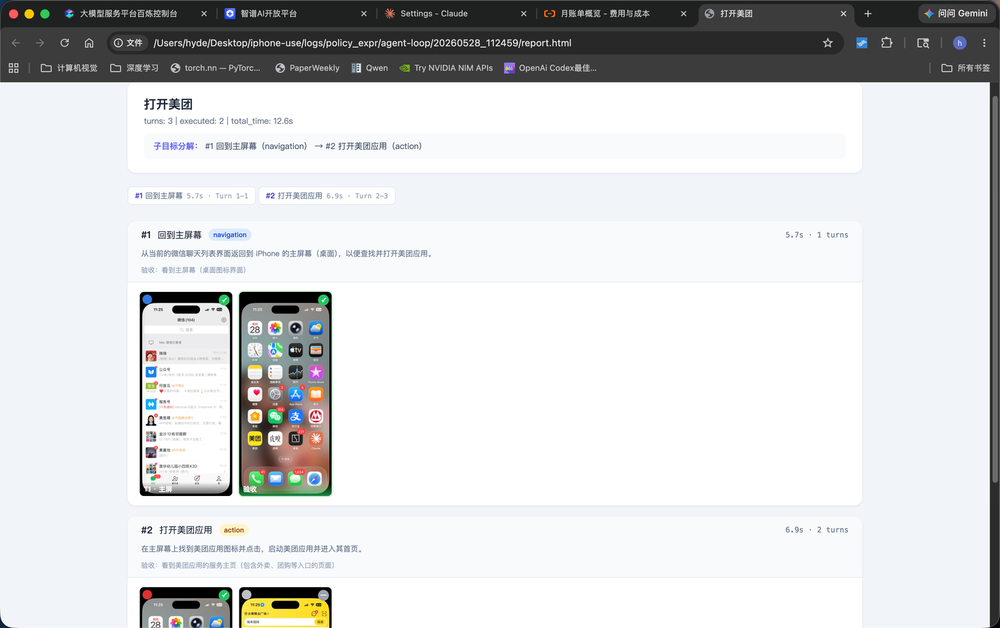
#> input picture gui_agent/assets/report.png, 1000 x 628 px, shrunk from 1470 x 923 before the run
$ python test_overlay_detect.py ../gui_agent/assets/report.png ../gui_agent/assets/report.png
#> lines starting #> are read from the running program, lines starting #| are printed output that depends on the picture
"""
弹窗检测：通过像素差分分析两帧截图是否为弹窗关系。

核心思路：
1. 两帧做绝对差值
2. 分析差值分布 — 大面积低差异(背景不变) + 局部高差异(弹窗区域)
3. 检测背景是否变暗(dimming)
4. 判断是否为弹窗覆盖

用法:
  uv run python tmp_scripts/test_popup_detect.py <before> <after>
  uv run python tmp_scripts/test_popup_detect.py  # 默认用 screen_20260519 帧
"""

import sys
from pathlib import Path

import cv2
import numpy as np
from PIL import Image


def load_images(path1: str, path2: str):
    img1 = np.array(Image.open(path1).convert("RGB"))
    img2 = np.array(Image.open(path2).convert("RGB"))
    assert img1.shape == img2.shape, f"尺寸不一致: {img1.shape} vs {img2.shape}"
    return img1, img2


def compute_diff(img1, img2):
    return np.abs(img1.astype(np.int16) - img2.astype(np.int16)).astype(np.uint8)


def analyze_brightness_change(img1, img2):
    gray1 = np.mean(img1, axis=2)
    gray2 = np.mean(img2, axis=2)
    diff = gray2 - gray1
    darker_ratio = np.sum(diff < -5) / diff.size
    brighter_ratio = np.sum(diff > 5) / diff.size
    return darker_ratio, brighter_ratio


def find_diff_region(diff_gray, threshold=30):
    binary = (diff_gray > threshold).astype(np.uint8) * 255
    kernel = cv2.getStructuringElement(cv2.MORPH_RECT, (15, 15))
    binary = cv2.morphologyEx(binary, cv2.MORPH_CLOSE, kernel)
    binary = cv2.morphologyEx(binary, cv2.MORPH_OPEN, kernel)
    contours, _ = cv2.findContours(binary, cv2.RETR_EXTERNAL, cv2.CHAIN_APPROX_SIMPLE)
    if not contours:
        return None, 0, None
    largest = max(contours, key=cv2.contourArea)
    area = cv2.contourArea(largest)
    x, y, w, h = cv2.boundingRect(largest)
    return (x, y, w, h), area, binary


def detect_popup(path1: str, path2: str):
    img1, img2 = load_images(path1, path2)
    h, w = img1.shape[:2]
    total_pixels = h * w

    diff = compute_diff(img1, img2)
    diff_gray = np.max(diff, axis=2)

    mean_diff = np.mean(diff_gray)
    similar_ratio = np.sum(diff_gray < 20) / total_pixels
    changed_ratio = np.sum(diff_gray > 30) / total_pixels

    darker_ratio, brighter_ratio = analyze_brightness_change(img1, img2)

    region, region_area, binary_mask = find_diff_region(diff_gray, threshold=30)
    region_ratio = region_area / total_pixels if region_area > 0 else 0

    # 变化收敛度：真实弹窗的变化应集中在弹窗区域内
    # changed_ratio ≈ region_ratio → 变化收敛
    # changed_ratio >> region_ratio → 变化散乱，不是弹窗
    concentration = region_ratio / changed_ratio if changed_ratio > 0.01 else 0

    # 判断逻辑
    reasons = []
    score = 0
    if similar_ratio > 0.5:
        score += 1
        reasons.append(f"背景相似 {similar_ratio:.1%}")
    if darker_ratio > 0.2:
        score += 1
        reasons.append(f"背景变暗 {darker_ratio:.1%}")
    if region and 0.02 < region_ratio < 0.6:
        score += 1
        reasons.append(f"差异集中 {region_ratio:.1%}")
    if mean_diff < 80:
        score += 1
        reasons.append(f"整体差异小 {mean_diff:.1f}")
    # 硬性门槛：变化必须收敛（散乱变化不是弹窗）
    concentrated = concentration > 0.6
    if not concentrated:
        reasons.append(f"变化散乱 {concentration:.0%} (<60%)")
    else:
        reasons.append(f"变化收敛 {concentration:.0%}")

    is_popup = score >= 3 and concentrated

    return {
        "is_popup": is_popup,
        "score": score,
        "mean_diff": float(mean_diff),
        "similar_ratio": float(similar_ratio),
        "changed_ratio": float(changed_ratio),
        "darker_ratio": float(darker_ratio),
        "brighter_ratio": float(brighter_ratio),
        "region": region,
        "region_ratio": float(region_ratio),
        "concentration": float(concentration),
        "reasons": reasons,
        "img2": img2,
        "diff_gray": diff_gray,
        "binary_mask": binary_mask,
    }


def save_visual(result, out_path: str):
    """生成可视化对比图：原图+弹窗框 | 差值热力图 | 二值掩码"""
    img2 = result["img2"].copy()
    diff_gray = result["diff_gray"]
    binary_mask = result["binary_mask"]

    h, w = img2.shape[:2]

    # --- 左图：弹窗框标注在 after 帧上 ---
    vis_img = img2.copy()
    if result["region"]:
        x, y, rw, rh = result["region"]
        # 绿色粗框标注预测弹窗区域
        cv2.rectangle(vis_img, (x, y), (x + rw, y + rh), (0, 255, 0), 4)
        # 角点标记（让框更醒目）
        corner_len = min(30, rw // 3, rh // 3)
        for cx, cy in [(x, y), (x + rw, y), (x, y + rh), (x + rw, y + rh)]:
            dx = corner_len if cx == x else -corner_len
            dy = corner_len if cy == y else -corner_len
            cv2.line(vis_img, (cx, cy), (cx + dx, cy), (0, 255, 0), 6)
            cv2.line(vis_img, (cx, cy), (cx, cy + dy), (0, 255, 0), 6)
        # 文字标签
        label = f"POPUP {rw}x{rh}" if result["is_popup"] else f"region {rw}x{rh}"
        color = (0, 255, 0) if result["is_popup"] else (0, 0, 255)
        cv2.putText(vis_img, label, (x, y - 12), cv2.FONT_HERSHEY_SIMPLEX, 0.8, color, 2)

    # --- 中图：差值热力图 ---
    heat = np.clip(diff_gray.astype(np.float32) * 3, 0, 255).astype(np.uint8)
    heat_color = cv2.applyColorMap(heat, cv2.COLORMAP_JET)

    # --- 右图：二值掩码 ---
    if binary_mask is not None:
        mask_vis = cv2.cvtColor(binary_mask, cv2.COLOR_GRAY2RGB)
    else:
        mask_vis = np.zeros_like(img2)

    # 拼接三图
    gap = np.full((h, 6, 3), 40, dtype=np.uint8)  # 深灰间隔条
    combined = np.concatenate([vis_img, gap, heat_color, gap, mask_vis], axis=1)

    # 顶部加文字条
    bar_h = 50
    bar = np.full((bar_h, combined.shape[1], 3), 30, dtype=np.uint8)
    tag = "POPUP DETECTED" if result["is_popup"] else "NOT POPUP"
    tag_color = (0, 255, 0) if result["is_popup"] else (0, 0, 255)
    cv2.putText(bar, f"{tag}  score={result['score']}/4  diff={result['mean_diff']:.1f}",
                (15, 33), cv2.FONT_HERSHEY_SIMPLEX, 0.9, tag_color, 2)

    # 指标文字
    info = (f"similar={result['similar_ratio']:.1%}  darker={result['darker_ratio']:.1%}  "
            f"changed={result['changed_ratio']:.1%}  region={result['region_ratio']:.1%}  "
            f"concentration={result['concentration']:.0%}")
    cv2.putText(bar, info, (15, combined.shape[1] - 10), cv2.FONT_HERSHEY_SIMPLEX, 0.5, (180, 180, 180), 1)

    final = np.concatenate([bar, combined], axis=0)
    cv2.imwrite(out_path, cv2.cvtColor(final, cv2.COLOR_RGB2BGR))
    print(f"  Visual saved: {out_path}")


def main():
    if len(sys.argv) >= 3:
        p1, p2 = sys.argv[1], sys.argv[2]
    else:
        p1 = "Images/screen_20260519_154110.png"
        p2 = "Images/screen_20260519_154116.png"

    print(f"  Before: {p1}")
    print(f"  After:  {p2}")

    result = detect_popup(p1, p2)
#> in load_images, img1 is the input picture: shape (628, 1000, 3); mean R, G, B 214.4, 215.7, 216.7
#> in compute_diff, `return np.abs(img1.astype(np.int16) - img2.astype(np.int16)).astype(np..`: returned value: shape (628, 1000, 3); every value is 0
#> in detect_popup, `diff_gray = np.max(diff, axis=2)`: diff_gray: shape (628, 1000); every value is 0
#> in detect_popup, `mean_diff = np.mean(diff_gray)`: mean_diff = 0
#> in detect_popup, `similar_ratio = np.sum(diff_gray < 20) / total_pixels`: similar_ratio = 1
#> in detect_popup, `changed_ratio = np.sum(diff_gray > 30) / total_pixels`: changed_ratio = 0
#> in analyze_brightness_change, `diff = gray2 - gray1`: diff: shape (628, 1000) float64; every value is 0
#> in find_diff_region, `contours, _ = cv2.findContours(binary, cv2.RETR_EXTERNAL, cv2.CHAIN_AP..`: contours = []
#> in detect_popup, `region, region_area, binary_mask = find_diff_region(diff_gray, thresho..`: region_area = 0
#> in detect_popup, `concentrated = concentration > 0.6`: concentrated = False
#> result = 14 items

    tag = "✅ 弹窗" if result["is_popup"] else "❌ 非弹窗"
#> tag = '❌ 非弹窗'
    print(f"\n  判定: {tag} (score={result['score']}/4)")
#|   判定: ❌ 非弹窗 (score=2/4)
    print(f"  平均差值: {result['mean_diff']:.1f}")
#|   平均差值: 0.0
    print(f"  相似: {result['similar_ratio']:.1%} | 变化: {result['changed_ratio']:.1%}")
#|   相似: 100.0% | 变化: 0.0%
    print(f"  变暗: {result['darker_ratio']:.1%} | 变亮: {result['brighter_ratio']:.1%}")
#|   变暗: 0.0% | 变亮: 0.0%
    if result["region"]:
        x, y, w, h = result["region"]
        print(f"  差异区域: ({x},{y}) {w}x{h} 占比={result['region_ratio']:.1%}")
    for r in result["reasons"]:
        print(f"  · {r}")
#> this loop made 3 passes
#> r on passes 1 to 3: '背景相似 100.0%', '整体差异小 0.0', '变化散乱 0% (<60%)'
#|   · 背景相似 100.0%
#|   · 整体差异小 0.0
#|   · 变化散乱 0% (<60%)

    out_path = "tmp_scripts/popup_test_out/popup_visual.png"
    save_visual(result, out_path)
#> in save_visual, `heat_color = cv2.applyColorMap(heat, cv2.COLORMAP_JET)`:
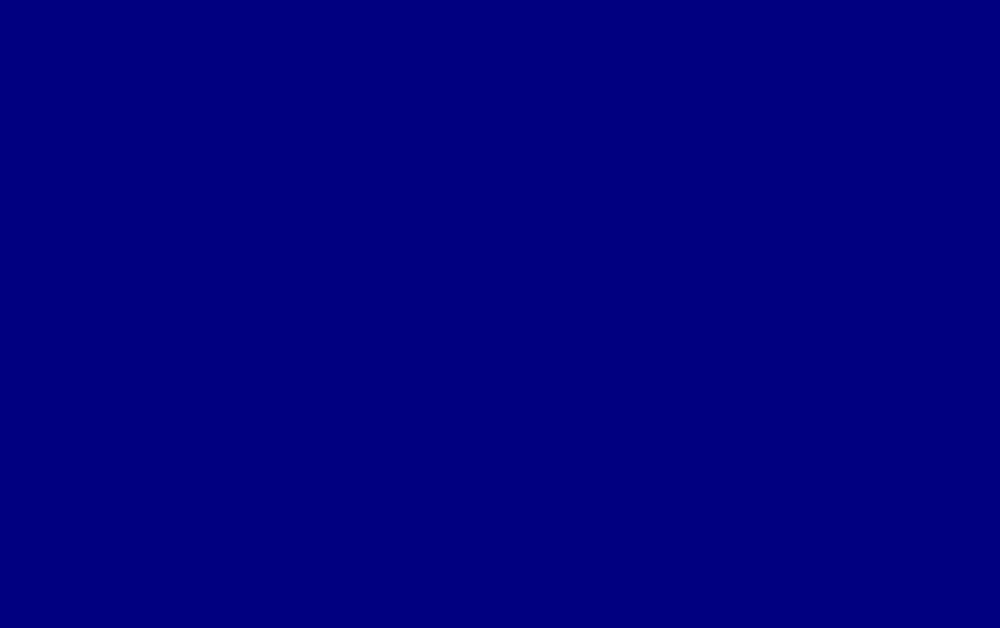
#> heat_color: shape (628, 1000, 3); mean B, G, R 128, 0, 0
#> in save_visual, `combined = np.concatenate([vis_img, gap, heat_color, gap, mask_vis], a..`:
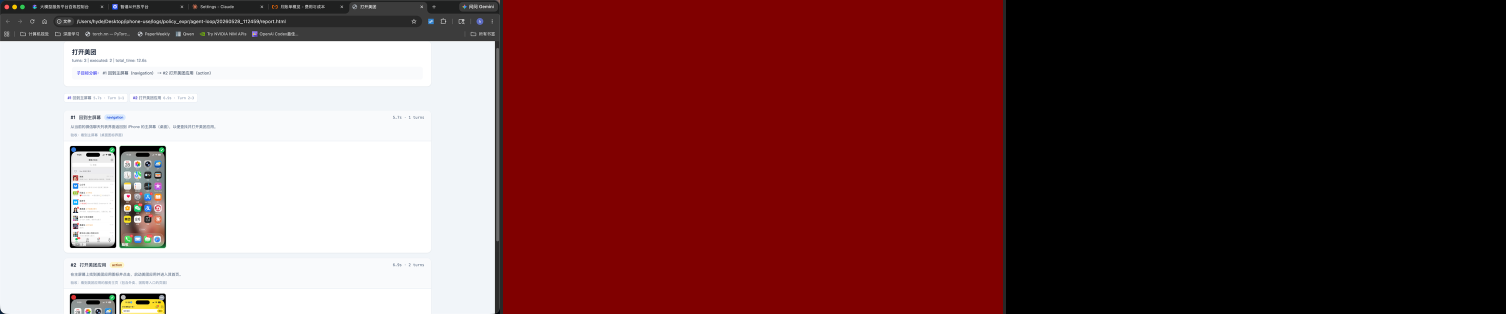
#> combined: shape (628, 3012, 3) (shown at 1/2 size); mean R, G, B 113.8, 71.8, 72.1
#> in save_visual, `tag = "POPUP DETECTED" if result["is_popup"] else "NOT POPUP"`: tag = 'NOT POPUP'
#> in save_visual, `tag_color = (0, 255, 0) if result["is_popup"] else (0, 0, 255)`: tag_color = (0, 0, 255)
#> in save_visual, `final = np.concatenate([bar, combined], axis=0)`:
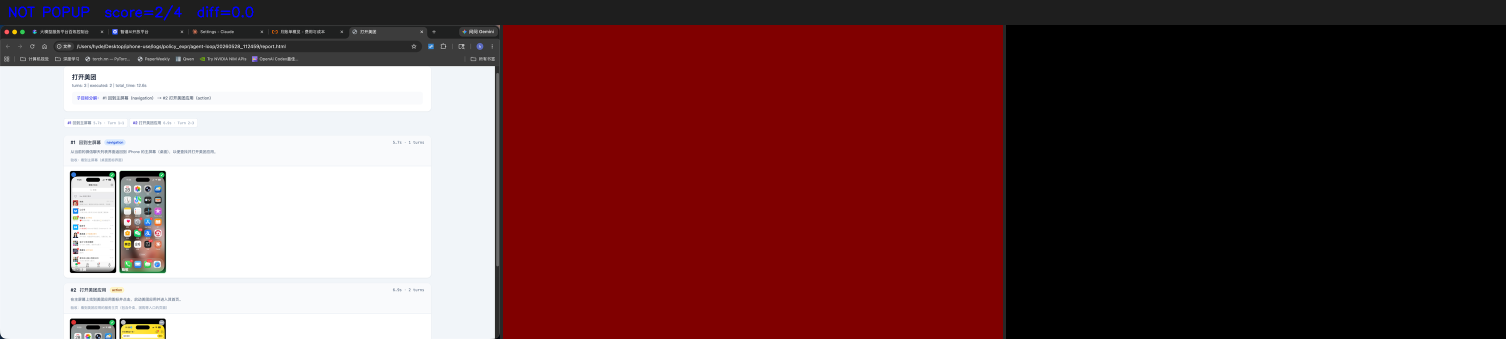
#> final: shape (678, 3012, 3) (shown at 1/2 size); mean R, G, B 107.6, 68.7, 69.3


if __name__ == "__main__":
    main()

$ run again, on plugins/guiweave-automation/assets/android-arm64/scrcpy-macos-aarch64-v4.0/disconnected.png
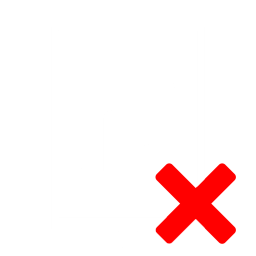
#> input picture plugins/guiweave-automation/assets/android-arm64/scrcpy-macos-aarch64-v4.0/disconnected.png, 256 x 256 px
#> diff_gray: shape (256, 256); every value is 0
#> mean_diff = 0
#> similar_ratio = 1
#> changed_ratio = 0
#> diff: shape (256, 256) float64; every value is 0
#> contours = []
#> region_area = 0
#> concentrated = False
#> result = 14 items
#> in main, `tag = "✅ 弹窗" if result["is_popup"] else "❌ 非弹窗"`: tag = '❌ 非弹窗'
#|   判定: ❌ 非弹窗 (score=2/4)
#|   平均差值: 0.0
#|   相似: 100.0% | 变化: 0.0%
#|   变暗: 0.0% | 变亮: 0.0%
#> the loop in main, `for r in result["reasons"]:` made 3 passes
#> r on passes 1 to 3: '背景相似 100.0%', '整体差异小 0.0', '变化散乱 0% (<60%)'
#> (printed output is left out)
#> in save_visual, `combined = np.concatenate([vis_img, gap, heat_color, gap, mask_vis], a..`:
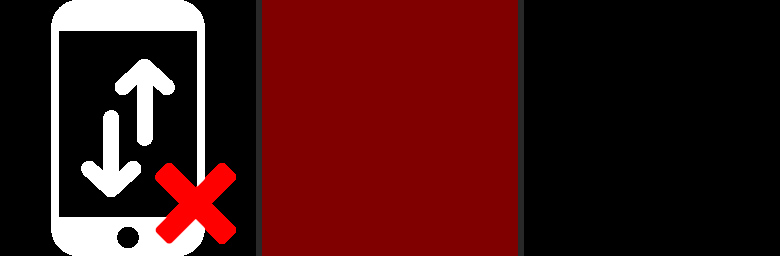
#> combined: shape (256, 780, 3); mean R, G, B 68.2, 21.2, 21.2
#> in save_visual, `tag = "POPUP DETECTED" if result["is_popup"] else "NOT POPUP"`: tag = 'NOT POPUP'
#> tag_color = (0, 0, 255)
#> in save_visual, `final = np.concatenate([bar, combined], axis=0)`:
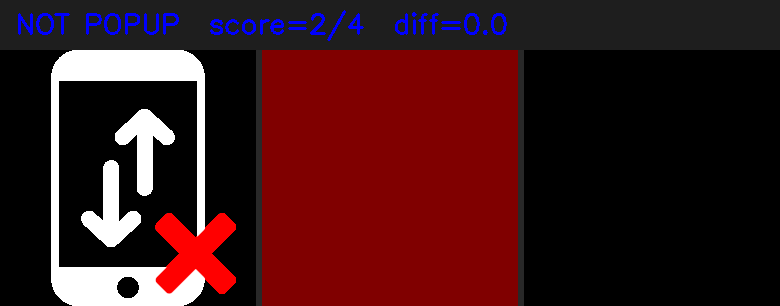
#> final: shape (306, 780, 3); mean of channels 0, 1, 2 61.6, 22.3, 25.5; drawn as R, G, B
